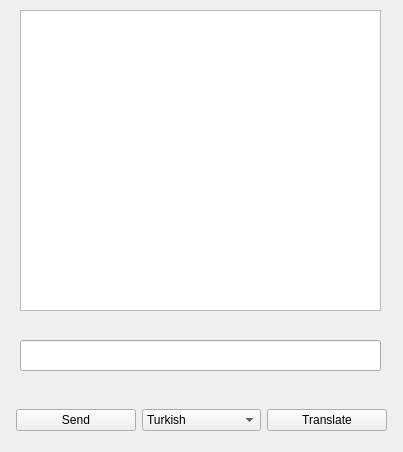
<?xml version="1.0" encoding="UTF-8"?>
<ui version="4.0">
 <class>Form</class>
 <widget class="QWidget" name="Form">
  <property name="geometry">
   <rect>
    <x>0</x>
    <y>0</y>
    <width>403</width>
    <height>452</height>
   </rect>
  </property>
  <property name="windowTitle">
   <string>Form</string>
  </property>
  <widget class="QListWidget" name="listWidget">
   <property name="geometry">
    <rect>
     <x>20</x>
     <y>10</y>
     <width>361</width>
     <height>301</height>
    </rect>
   </property>
   <property name="wordWrap">
    <bool>false</bool>
   </property>
  </widget>
  <widget class="QLineEdit" name="input">
   <property name="geometry">
    <rect>
     <x>20</x>
     <y>340</y>
     <width>361</width>
     <height>31</height>
    </rect>
   </property>
   <property name="maxLength">
    <number>200</number>
   </property>
  </widget>
  <widget class="QWidget" name="">
   <property name="geometry">
    <rect>
     <x>16</x>
     <y>400</y>
     <width>371</width>
     <height>41</height>
    </rect>
   </property>
   <layout class="QHBoxLayout" name="horizontalLayout">
    <item>
     <widget class="QPushButton" name="send">
      <property name="text">
       <string>Send</string>
      </property>
     </widget>
    </item>
    <item>
     <widget class="QComboBox" name="comboBox">
      <item>
       <property name="text">
        <string>Turkish</string>
       </property>
      </item>
      <item>
       <property name="text">
        <string>German</string>
       </property>
      </item>
      <item>
       <property name="text">
        <string>Spanish</string>
       </property>
      </item>
      <item>
       <property name="text">
        <string>Russian</string>
       </property>
      </item>
      <item>
       <property name="text">
        <string>French</string>
       </property>
      </item>
     </widget>
    </item>
    <item>
     <widget class="QPushButton" name="pushButton">
      <property name="text">
       <string>Translate</string>
      </property>
     </widget>
    </item>
   </layout>
  </widget>
 </widget>
 <resources/>
 <connections/>
</ui>
